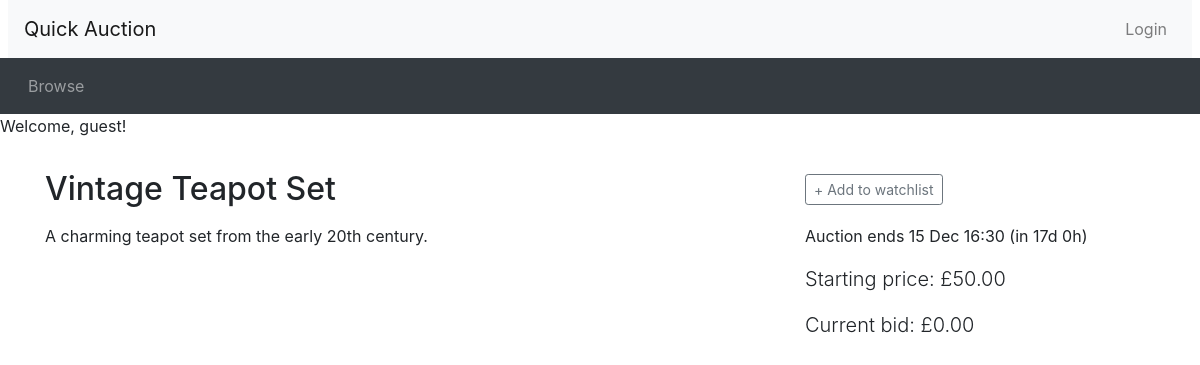
The page /listing.php?item_id=20 on the database its author committed.
### tables this page shows
CREATE TABLE `Auction` (
  `auction_ID` int(11) NOT NULL,
  `item_name` varchar(50) NOT NULL,
  `description` text,
  `category` varchar(50) DEFAULT NULL,
  `end_time` datetime NOT NULL,
  `starting_price` decimal(10,2) NOT NULL,
  `reserve_price` decimal(10,2) DEFAULT NULL,
  `user_ID` int(11) DEFAULT NULL
);

### utilities.php (called while the page is built, shortened)
<?php
function display_time_remaining($interval) {
    if ($interval->days == 0 && $interval->h == 0) {
      $time_remaining = $interval->format('%im %Ss');
    }
    else if ($interval->days == 0) {
      $time_remaining = $interval->format('%hh %im');
    }
    else {
      $time_remaining = $interval->format('%ad %hh');
    }
  return $time_remaining;
}
function count_bid($auctionid){
  include "db_connection.php";
  $sql = "SELECT COUNT(bid_ID) AS count FROM Bid WHERE auction_ID = $auctionid";
  $result = mysqli_query($conn, $sql);
  if(mysqli_num_rows($result) > 0) {
    if($row = mysqli_fetch_assoc($result)) {
      $count = $row["count"];
    }
  } else {
    echo "No results found in count_bid.";
  }
  return $count;
}
function current_price($auctionid){
  include "db_connection.php";
  $sql = "SELECT MAX(bid_price) AS currentPrice FROM Bid WHERE auction_ID = $auctionid";
  $result = mysqli_query($conn, $sql);
  if(mysqli_num_rows($result) > 0) {
    if($row = mysqli_fetch_assoc($result)) {
      $currentPrice = $row["currentPrice"];
    }
  } else {
    echo "No results found in current_price.";
  }
  return $currentPrice;
}
?>

### listing.php (the view, shortened to what this page needs)
<?php include_once("header.php")?>
<?php require("utilities.php")?>
<?php include "db_connection.php";?>
<?php
  if (isset($_SESSION['loggedin']) && $_SESSION['loggedin'] === true) {
      echo "<p>Welcome, " . htmlspecialchars($_SESSION['username']) . "!</p>";
  } else {
      echo "<p>Welcome, guest!</p>";
  }
?>
<?php
  $item_id = $_GET['item_id'];
  $sql = "SELECT * FROM auction WHERE auction_ID = '$item_id'";
  $result_auction = mysqli_query($conn,$sql);
  $row_auction = mysqli_fetch_assoc($result_auction);
  $title = $row_auction["item_name"];
  $description = $row_auction["description"];
  $current_price = current_price($item_id);
  $end_time = new DateTime($row_auction["end_time"]);
  $starting_price = $row_auction["starting_price"];
  $now = new DateTime();
  if ($now < $end_time) {
    $time_to_end = date_diff($now, $end_time);
    $time_remaining = ' (in ' . display_time_remaining($time_to_end) . ')';
  }
  $result =  mysqli_query($conn, $sql);
  if(mysqli_num_rows($result)>0){
    $watching = false;
  }else{
    $watching = true;
  }
  $has_session = true;
?>
<div class="container">
<div class="row">
  <div class="col-sm-8">
    <h2 class="my-3"><?php echo($title); ?></h2>
  </div>
  <div class="col-sm-4 align-self-center">
<?php
  if ($now < $end_time):
?>
    <div id="watch_nowatch" <?php if ($has_session && $watching) echo('style="display: none"');?> >
      <button type="button" class="btn btn-outline-secondary btn-sm" onclick="addToWatchlist()">+ Add to watchlist</button>
    </div>
<?php endif  ?>
  </div>
</div>
<div class="row">
  <div class="col-sm-8">
    <div class="itemDescription">
    <?php echo($description); ?>
    </div>
  </div>
  <div class="col-sm-4">
    <p>
<?php if ($now > $end_time): ?>
     This auction ended <?php echo(date_format($end_time, 'j M H:i')) ?>
<?php else: ?>
     Auction ends <?php echo(date_format($end_time, 'j M H:i') . $time_remaining) ?></p>
    <p class="lead">Starting price: £<?php echo(number_format($starting_price, 2)) ?></p>
    <p class="lead">Current bid: £<?php echo(number_format($current_price, 2)) ?></p>
<?php endif ?>
  </div>
</div>
<?php include_once("footer.php")?>

### rows shown on the page
auction: item_name "Vintage Teapot Set", description "A charming teapot set from the early 20th century.", end_time "15 Dec 16:30", end_time "(in 17d 0h)", starting_price "50.00"

### other values the page prints
$current_price "0.00"
